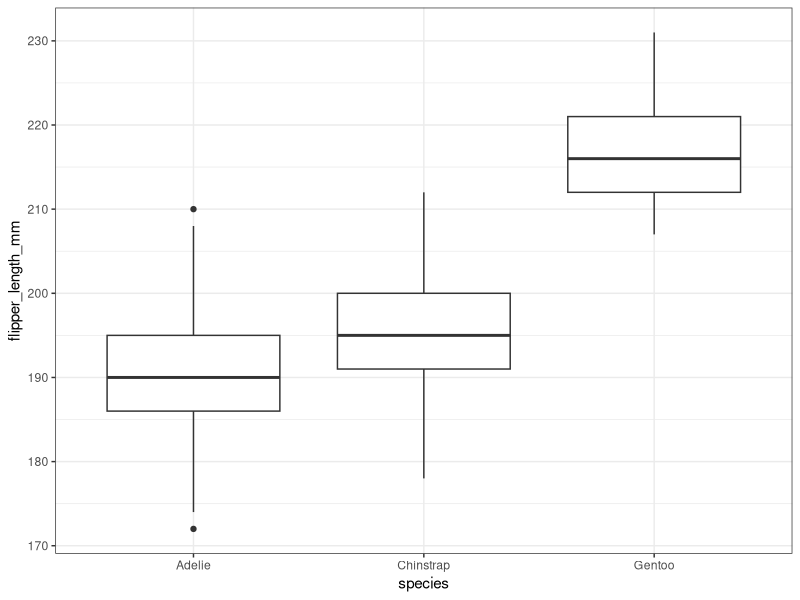
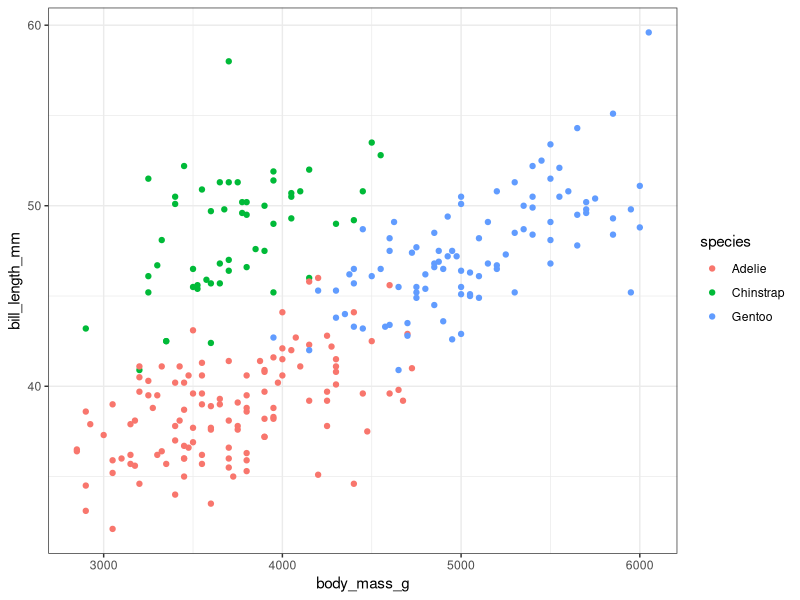

Write the R code that produced these figures, in order.
## ---- chunk 1
library(palmerpenguins) # lendo o pacote

pinguins <- penguins

str(pinguins)

## ---- chunk 2
summary(pinguins)
## ---- chunk 3
pinguins <- na.omit(pinguins)
summary(pinguins)
## ---- chunk 4
pinguins <- pinguins[sample(nrow(pinguins)), ] # mistura os valores no vetor

n <- round(0.8*nrow(pinguins)) # pega 80% do vetor

treino <- pinguins[1:n,] # treinamento (80%)
teste <- pinguins[-(1:n),] # teste (20%)

## ---- chunk 5
library(ggplot2)

ggplot(treino, aes(x = species, y = flipper_length_mm)) +
  geom_boxplot() +
  theme_bw()

## ---- chunk 6
library(ggplot2)

ggplot(treino, aes(x = body_mass_g, y = bill_length_mm, col = species)) +
  geom_point() +
  theme_bw()

## ---- chunk 7

distancias = c()

for(i in 1:nrow(treino)) {
  distancias[i] <- sqrt((teste$body_mass_g[1] - treino$body_mass_g[i])^2 + (teste$bill_length_mm[1] - treino$bill_length_mm[i])^2)
}

treino$species[order(distancias)[1]] # posição da menor distancia
teste$species[1]
## ---- chunk 8

classificacao <- c()

for(i in 1:nrow(teste)) {
  distancias <- c()
  
  for(j in 1:nrow(treino)) {
    distancias[j] <- sqrt((teste$body_mass_g[i] - treino$body_mass_g[j])^2 + (teste$bill_length_mm[i] - treino$bill_length_mm[j])^2)
  }
  
  classificacao[i] <- as.character(treino$species[order(distancias)[1]])
}

## ---- chunk 9
mean(classificacao == teste$species)

